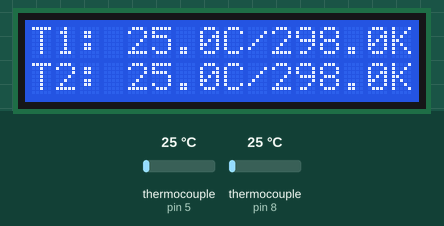
Recording of a sketch running on a simulated Arduino Uno, built with avr-gcc and run on an emulated ATmega328P. Parts: 16×2 character LCD. The inputs (shaded band) are chosen by the test bench; at power-on: thermocouple (sensors on pin 5, pin 8) 25 °C. The local clock reads 2024-03-15 10:24:30 at power-on unless the sketch sets it; storage starts empty.

Above: at 2.3 s.
2.4 s: thermocouple (sensor on pin 5) set to 6 °C
At 4.4 s:
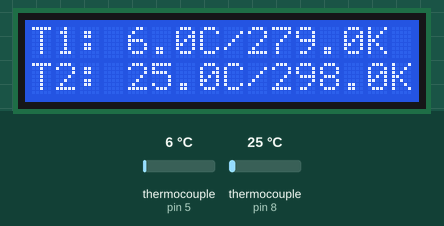
4.7 s: thermocouple (sensor on pin 8) set to 6 °C
At 6.4 s:
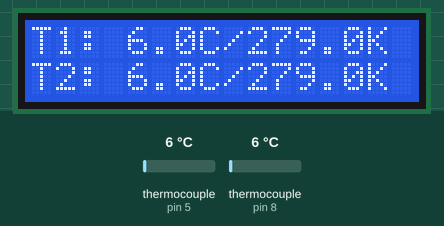
6.7 s: thermocouple (sensor on pin 5) set to 75 °C
At 8.2 s:
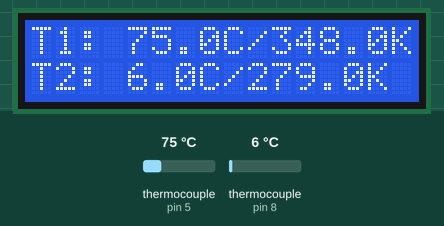
8.8 s: thermocouple (sensor on pin 8) set to 75 °C
At 10.1 s:
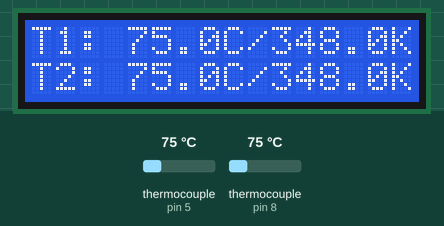
10.9 s: thermocouple (sensor on pin 5) set to 150 °C
At 12.0 s:
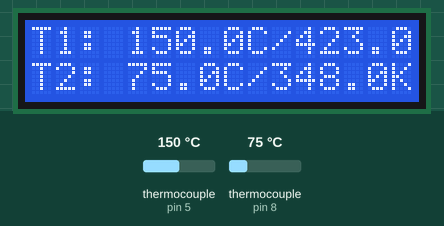
13.0 s: thermocouple (sensor on pin 8) set to 150 °C
At 14.0 s:
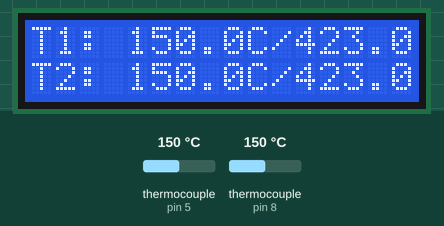
Timing chart, 0 to 16.0 s (numbered marks = the images above; inputs shaded):
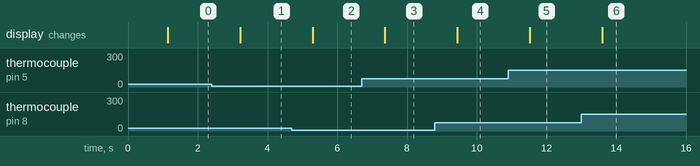

The sketch:

thermometer.ino
```cpp
#include <LiquidCrystal_I2C.h>
#include <Wire.h>
#include <LiquidCrystal_I2C.h>
#include <SPI.h>
#include <SD.h>
#include <RTClib.h>
#include <max6675.h>

// Pin konfigurasi untuk MAX6675_1
#define MAX6675_CLK1 6
#define MAX6675_CS1 5
#define MAX6675_DO1 4

// Pin konfigurasi untuk MAX6675_2
#define MAX6675_CLK2 9
#define MAX6675_CS2 8
#define MAX6675_DO2 7

// Konfigurasi modul SD Card
#define SD_CS 10

// Inisialisasi objek
MAX6675 thermocouple1(MAX6675_CLK1, MAX6675_CS1, MAX6675_DO1);
MAX6675 thermocouple2(MAX6675_CLK2, MAX6675_CS2, MAX6675_DO2);
LiquidCrystal_I2C lcd(0x27, 16, 2);
RTC_DS3231 rtc;

File dataFile;

void setup() {
  Wire.begin();
  Serial.begin(9600);

  // LCD
  lcd.init();
  lcd.backlight();
  lcd.setCursor(0, 0);
  lcd.print("Initializing...");

  // RTC
  if (!rtc.begin()) {
    Serial.println("RTC failed!");
    while (1);
  }

  // SD Card
  if (!SD.begin(SD_CS)) {
    lcd.setCursor(0, 1);
    lcd.print("SD Fail");
    while (1);
  }

  lcd.clear();
  lcd.print("Ready!");
  delay(1000);
}

void loop() {
  // Baca suhu
  double celsius = thermocouple1.readCelsius();
  double kelvin = celsius+273;
  double cel = thermocouple2.readCelsius();
  double kel = cel+273;

  // Ambil timestamp dari RTC
  DateTime now = rtc.now();

  // Tampilkan di LCD
  lcd.clear();
  lcd.setCursor(0, 0);
  lcd.print("T1: ");
  lcd.print(celsius, 1);
  lcd.print("C/");

lcd.print(kelvin, 1);
lcd.print("K");

  lcd.setCursor(0, 1);
  lcd.print("T2: ");
  lcd.print(cel, 1);
  lcd.print("C/");

lcd.print(kel, 1);
lcd.print("K");

  // Simpan ke SD Card setiap 10 menit
  static unsigned long lastSaveTime = 0;
 if (millis() - lastSaveTime >= 600000) {
    lastSaveTime = millis();
   dataFile = SD.open("datalog.txt", FILE_WRITE);
    if (dataFile) {
      dataFile.print(now.timestamp(DateTime::TIMESTAMP_FULL));
      dataFile.print(", ");
      dataFile.print(celsius, 1);
      dataFile.print(" C, ");
      dataFile.print(kelvin, 1);
      dataFile.println(" F");
      dataFile.close();
      dataFile.print(cel, 1);
      dataFile.print(" C, ");
      dataFile.print(kel, 1);
      dataFile.println(" F");
      dataFile.close();
    }
  }

  delay(1000); // Perbarui setiap detik
}
```

Measured:
- after the input at 2.4 s, the display: changes after 0.82 s (image 1)
- after the input at 4.7 s, the display: changes after 0.59 s (image 2)
- after the input at 6.7 s, the display: changes after 0.67 s (image 3)
- after the input at 8.8 s, the display: changes after 0.64 s (image 4)
- after the input at 10.9 s, the display: changes after 0.62 s (image 5)
- after the input at 13.0 s, the display: changes after 0.60 s (image 6)
